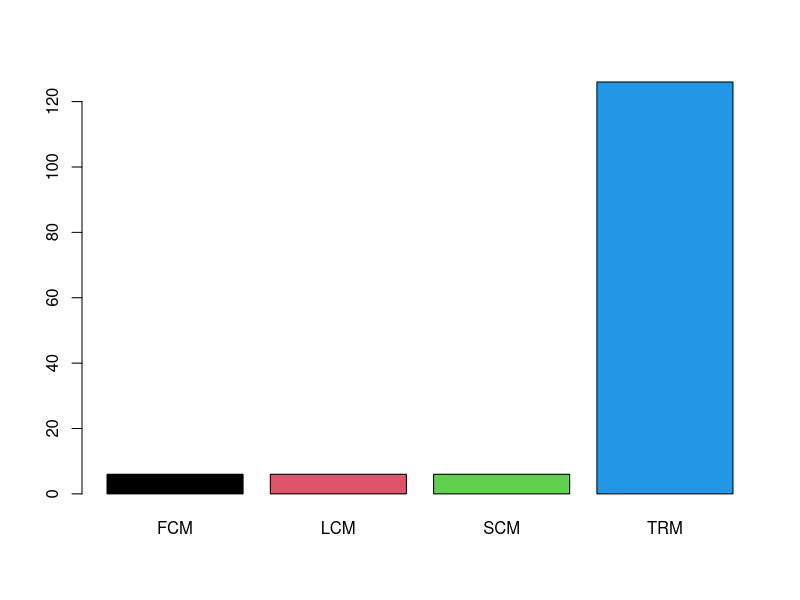
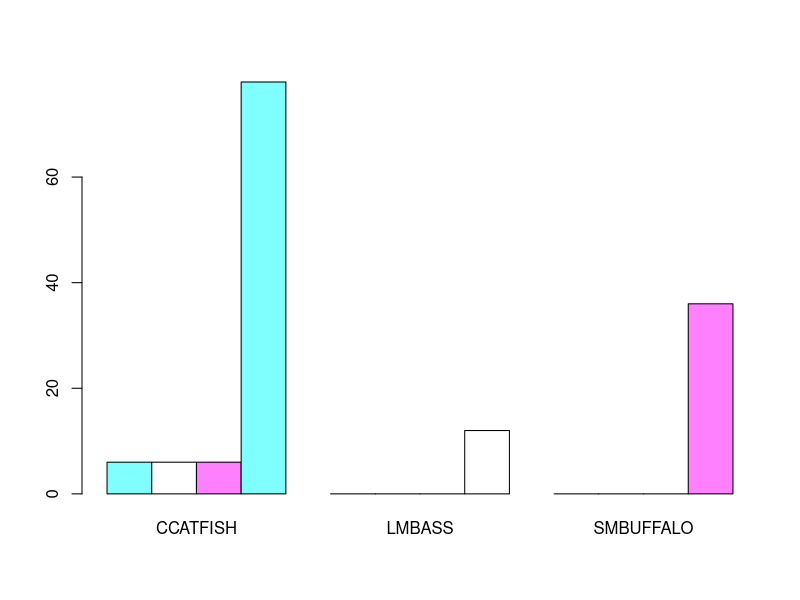
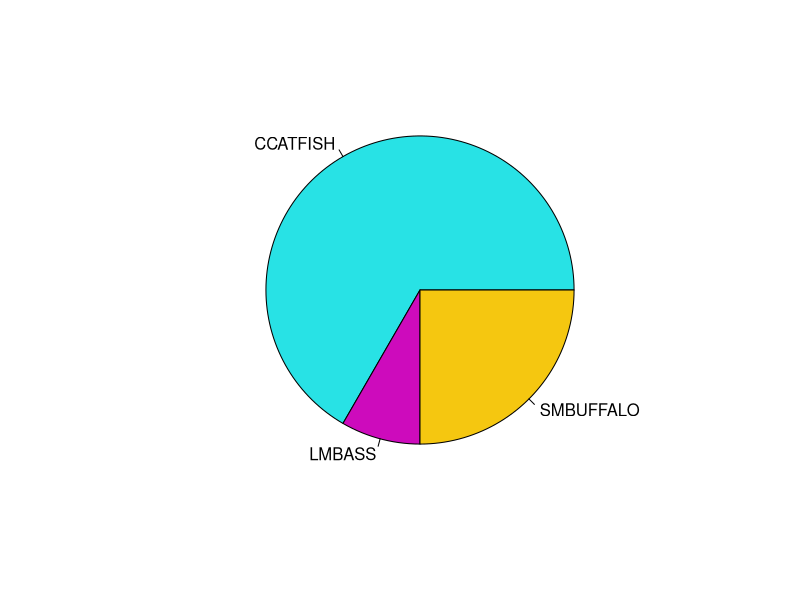
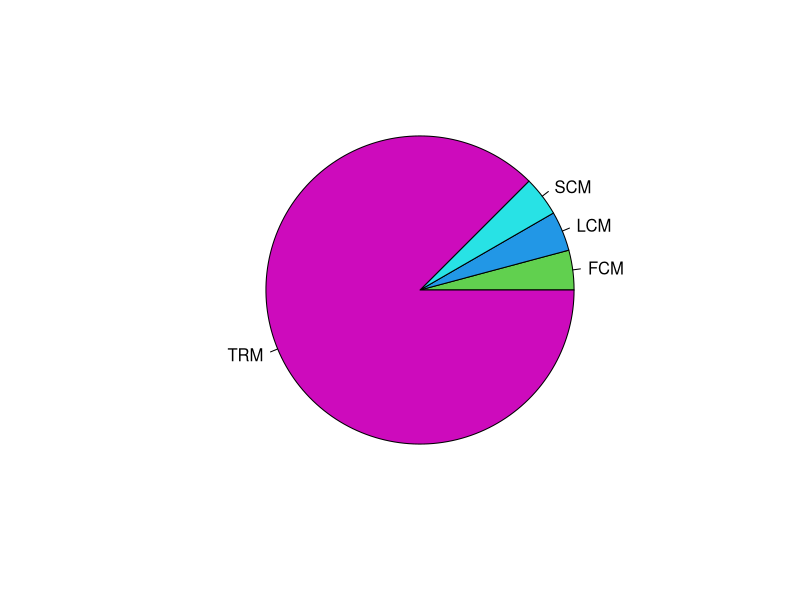
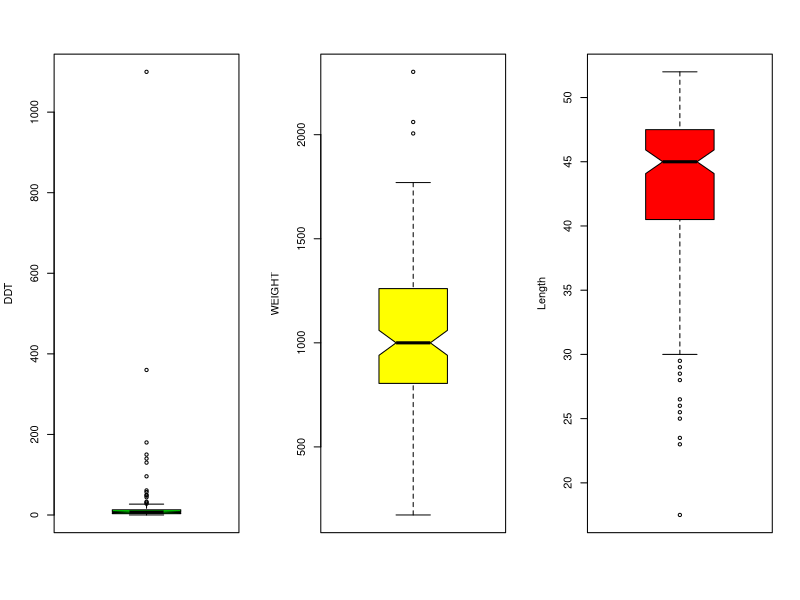
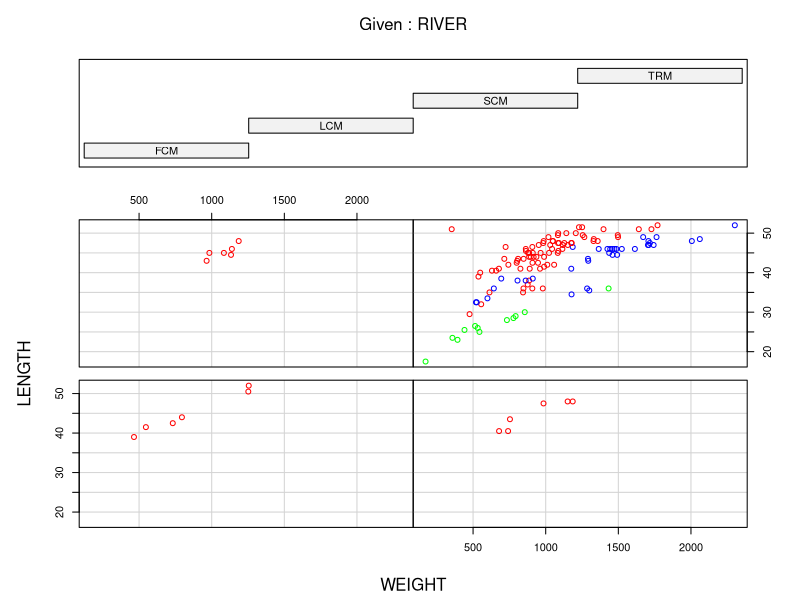
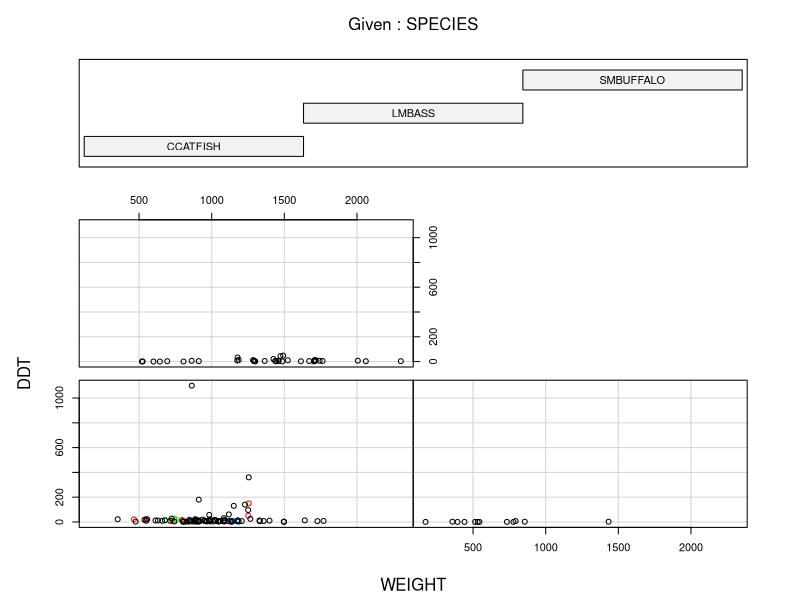
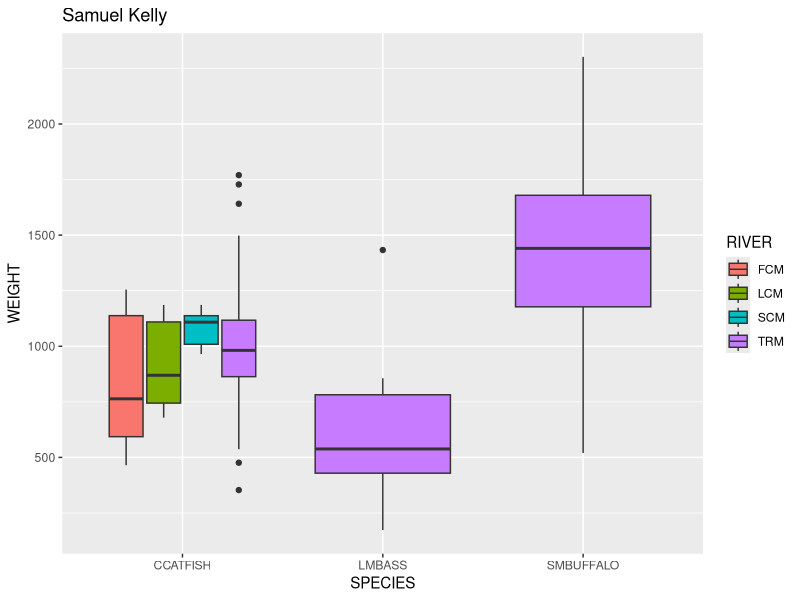

Reproduce these figures in R, in order.
## ---- chunk 1
knitr::opts_chunk$set(echo = TRUE)
## ---- chunk 2
getwd()
## ---- chunk 3
ddt <- read.csv("DDT.csv")
head(ddt)
## ---- chunk 4
with(ddt, table(SPECIES))
## ---- chunk 5
b800 <- with(ddt, ddt[WEIGHT>800 & SPECIES=="LMBASS",])
b800
## ---- chunk 6
scm4 <- with(ddt, ddt[RIVER=="SCM" & DDT>4.0,])
scm4
## ---- chunk 7
riv=with(ddt, table(RIVER))
riv
## ---- chunk 8
barplot(riv, col = 1:4)
## ---- chunk 9
rivsp=with(ddt, table(RIVER,SPECIES))
rivsp
## ---- chunk 10
barplot(rivsp,beside = T, col = cm.colors(3))
## ---- chunk 11
sp=with(ddt, table(SPECIES))
pie(sp, col = 5:7)
## ---- chunk 12
pie(riv, col=3:7)
## ---- chunk 13
layout(matrix(c(1,2,3), nrow = 1, ncol = 3))
with(ddt, boxplot(DDT, ylab = "DDT",col = "Green",notch=T))
with(ddt, boxplot(WEIGHT, ylab="WEIGHT",col="Yellow",notch=T))
with(ddt, boxplot(LENGTH, ylab="Length",col="Red",notch=T))
## ---- chunk 14
fishcol = with(ddt,ifelse(SPECIES=="CCATFISH","Red",
                          ifelse(SPECIES=="SMBUFFALO","Blue","Green")))
coplot(LENGTH~WEIGHT|RIVER, col = fishcol, data = ddt)
## ---- chunk 15
rivcol=with(ddt, ifelse(RIVER=="FCM","Red",
                        ifelse(RIVER=="LCM","Green",
                               ifelse(RIVER=="SCM","Blue","Black"))))
coplot(DDT~WEIGHT|SPECIES, col = rivcol, data=ddt)
## ---- chunk 16
library(dplyr)
library(ggplot2)
ddt %>% ggplot(aes(x=SPECIES,y=WEIGHT,fill=RIVER)) + geom_boxplot() + ggtitle("Samuel Kelly")

## ---- chunk 17
ddt %>% ggplot(aes(x=RIVER,y=LENGTH,fill=SPECIES)) + geom_violin() + ggtitle("Samuel Kelly")
## ---- chunk 18
ddt %>% ggplot(aes(x=WEIGHT,y=LENGTH,fill=SPECIES,color=SPECIES)) + geom_point() + ggtitle("Samuel Kelly")
## ---- chunk 19
mean(ddt$LENGTH)
## ---- chunk 20
sd(ddt$WEIGHT)
## ---- chunk 21
plot(ddt$LENGTH, ddt$WEIGHT)
## ---- chunk 22
v=1:20
v/20
